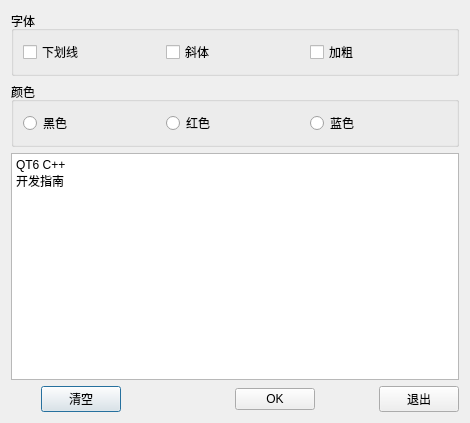
<?xml version="1.0" encoding="UTF-8"?>
<ui version="4.0">
 <class>Dialog</class>
 <widget class="QDialog" name="Dialog">
  <property name="geometry">
   <rect>
    <x>0</x>
    <y>0</y>
    <width>470</width>
    <height>423</height>
   </rect>
  </property>
  <property name="windowTitle">
   <string>Dialog</string>
  </property>
  <property name="windowIcon">
   <iconset resource="res.qrc">
    <normaloff>:/icons/C:/Users/50162/Pictures/qt/book.ico</normaloff>:/icons/C:/Users/50162/Pictures/qt/book.ico</iconset>
  </property>
  <layout class="QVBoxLayout" name="verticalLayout">
   <item>
    <widget class="QGroupBox" name="groupBox">
     <property name="title">
      <string>字体</string>
     </property>
     <layout class="QHBoxLayout" name="horizontalLayout">
      <item>
       <widget class="QCheckBox" name="checkBox">
        <property name="text">
         <string>下划线</string>
        </property>
       </widget>
      </item>
      <item>
       <widget class="QCheckBox" name="checkBox_2">
        <property name="text">
         <string>斜体</string>
        </property>
       </widget>
      </item>
      <item>
       <widget class="QCheckBox" name="checkBox_3">
        <property name="text">
         <string>加粗</string>
        </property>
       </widget>
      </item>
     </layout>
    </widget>
   </item>
   <item>
    <widget class="QGroupBox" name="groupBox_2">
     <property name="title">
      <string>颜色</string>
     </property>
     <layout class="QHBoxLayout" name="horizontalLayout_2">
      <item>
       <widget class="QRadioButton" name="radioButtonBlack">
        <property name="text">
         <string>黑色</string>
        </property>
       </widget>
      </item>
      <item>
       <widget class="QRadioButton" name="radioButton_Red">
        <property name="text">
         <string>红色</string>
        </property>
       </widget>
      </item>
      <item>
       <widget class="QRadioButton" name="radioButton_Blue">
        <property name="text">
         <string>蓝色</string>
        </property>
       </widget>
      </item>
     </layout>
    </widget>
   </item>
   <item>
    <widget class="QPlainTextEdit" name="plainTextEdit">
     <property name="plainText">
      <string>QT6 C++
开发指南</string>
     </property>
    </widget>
   </item>
   <item>
    <layout class="QHBoxLayout" name="horizontalLayout_3">
     <item>
      <spacer name="horizontalSpacer">
       <property name="orientation">
        <enum>Qt::Horizontal</enum>
       </property>
       <property name="sizeHint" stdset="0">
        <size>
         <width>28</width>
         <height>20</height>
        </size>
       </property>
      </spacer>
     </item>
     <item>
      <widget class="QPushButton" name="pushButtonClear">
       <property name="text">
        <string>清空</string>
       </property>
       <property name="icon">
        <iconset resource="res.qrc">
         <normaloff>:/icons/C:/Users/50162/Pictures/qt/1.png</normaloff>:/icons/C:/Users/50162/Pictures/qt/1.png</iconset>
       </property>
      </widget>
     </item>
     <item>
      <spacer name="horizontalSpacer_2">
       <property name="orientation">
        <enum>Qt::Horizontal</enum>
       </property>
       <property name="sizeHint" stdset="0">
        <size>
         <width>108</width>
         <height>20</height>
        </size>
       </property>
      </spacer>
     </item>
     <item>
      <widget class="QPushButton" name="pushButton_OK">
       <property name="text">
        <string>OK</string>
       </property>
       <property name="icon">
        <iconset resource="res.qrc">
         <normaloff>:/icons/C:/Users/50162/Pictures/qt/2.png</normaloff>:/icons/C:/Users/50162/Pictures/qt/2.png</iconset>
       </property>
      </widget>
     </item>
     <item>
      <spacer name="horizontalSpacer_3">
       <property name="orientation">
        <enum>Qt::Horizontal</enum>
       </property>
       <property name="sizeHint" stdset="0">
        <size>
         <width>58</width>
         <height>20</height>
        </size>
       </property>
      </spacer>
     </item>
     <item>
      <widget class="QPushButton" name="pushButton_Close">
       <property name="text">
        <string>退出</string>
       </property>
       <property name="icon">
        <iconset resource="res.qrc">
         <normaloff>:/icons/C:/Users/50162/Pictures/qt/3.png</normaloff>:/icons/C:/Users/50162/Pictures/qt/3.png</iconset>
       </property>
      </widget>
     </item>
    </layout>
   </item>
  </layout>
 </widget>
 <resources>
  <include location="res.qrc"/>
 </resources>
 <connections>
  <connection>
   <sender>pushButton_Close</sender>
   <signal>clicked()</signal>
   <receiver>Dialog</receiver>
   <slot>close()</slot>
   <hints>
    <hint type="sourcelabel">
     <x>411</x>
     <y>396</y>
    </hint>
    <hint type="destinationlabel">
     <x>234</x>
     <y>211</y>
    </hint>
   </hints>
  </connection>
  <connection>
   <sender>pushButton_OK</sender>
   <signal>clicked()</signal>
   <receiver>Dialog</receiver>
   <slot>accept()</slot>
   <hints>
    <hint type="sourcelabel">
     <x>267</x>
     <y>396</y>
    </hint>
    <hint type="destinationlabel">
     <x>234</x>
     <y>211</y>
    </hint>
   </hints>
  </connection>
 </connections>
</ui>
